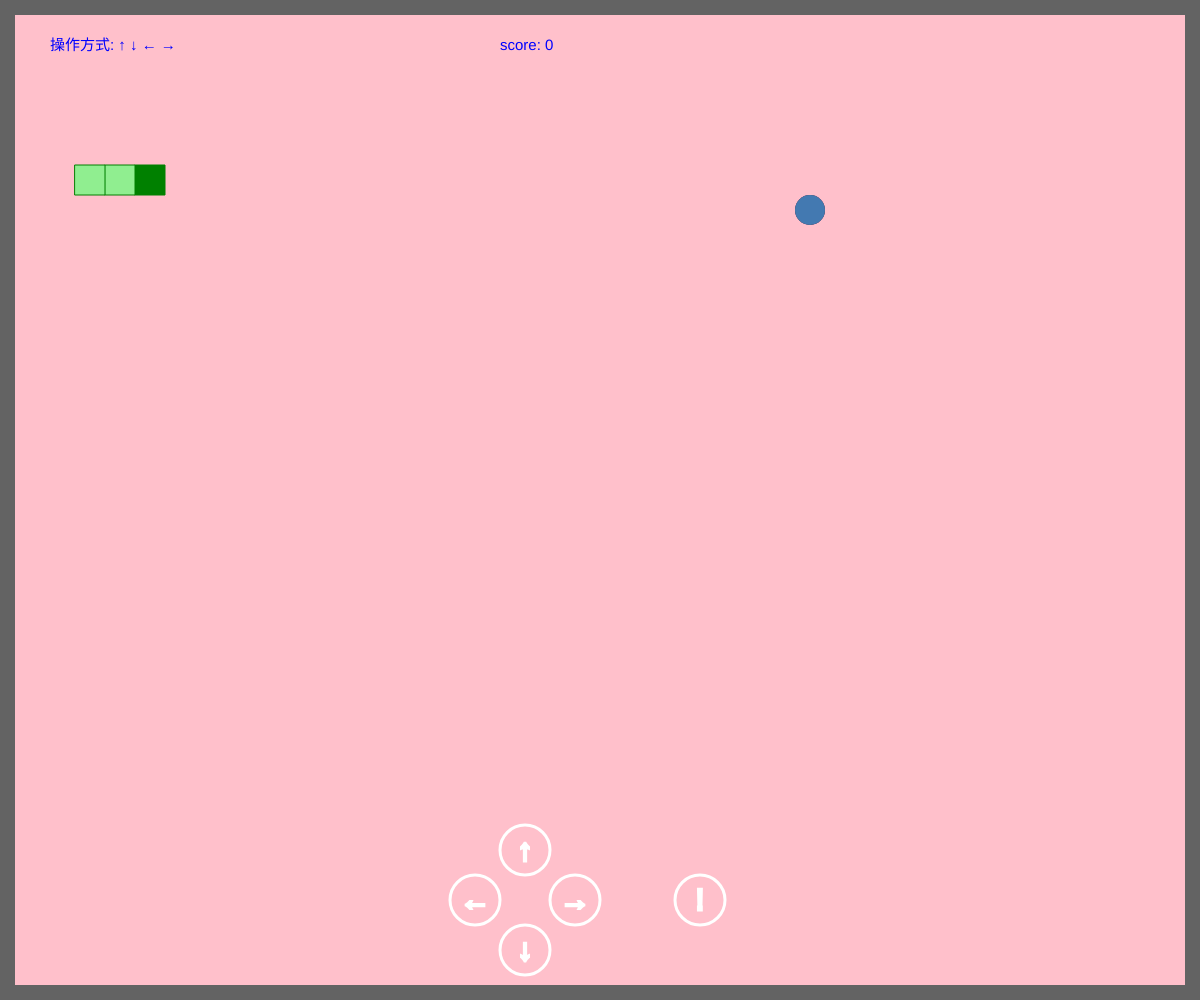
Frame 1 (no input)
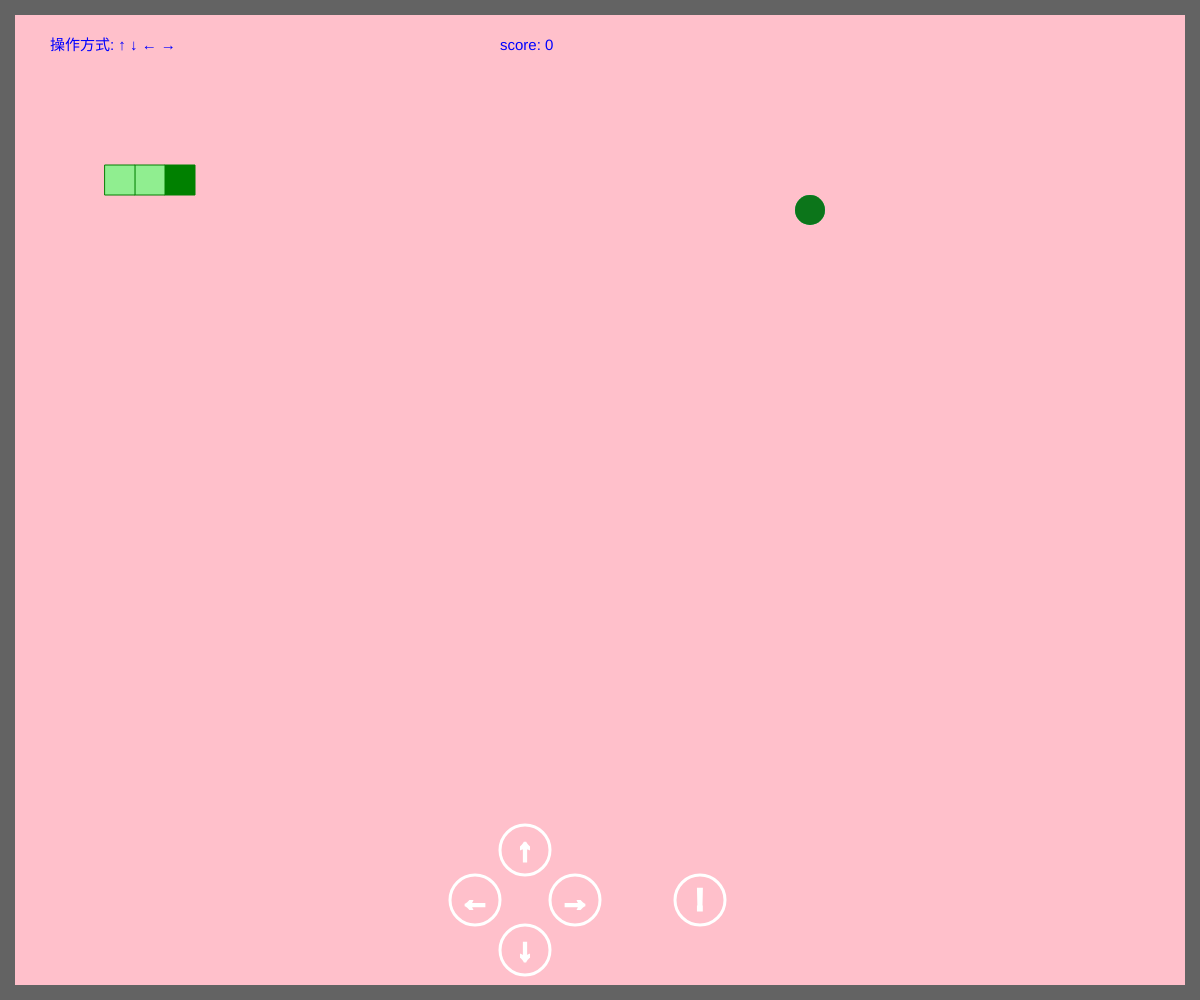
Frame 60 (no input)
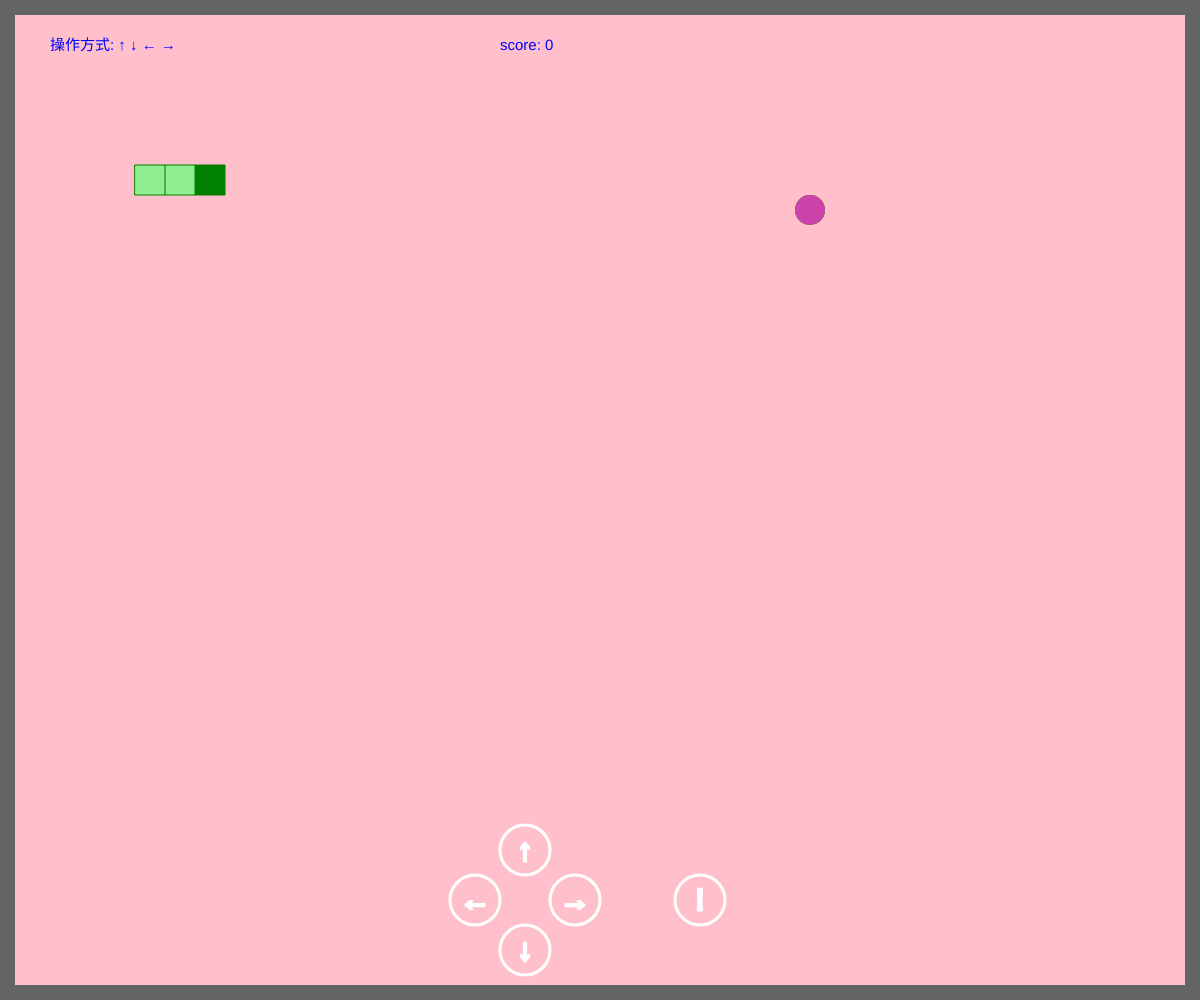
Frame 120 (the mouse pressed at the canvas centre since frame 60)

The p5.js sketch that drew these frames (run headless with seeded random() and noise() and a simulated clock; from frame 60 on, the mouse is pressed at the canvas centre):

// p5.js sketch
// ── sketch.js
/* 设置食物大小和方块大小为 [width - 15 * 2(边框) ] / 10

    用鼠标事件代替触屏事件    
 */


let snake = []; // snake
let section1; // first three parts
let section2;
let section3;
let tempArray = []; // 存放上一个位置的临时数组
let lastSection; //  保存新加入的
let food; // 食物obj
let controller; // 控制吃食物行为
let score; // 分数
let speed;

const drec = ['UP', 'RIGHT', 'DOWN', 'LEFT', 'SPEED_UP'];
const btnName = ['↑', '→', '↓', '←', '!'];

let tapbtns = [];

let directionController;
function setup() {
    createCanvas(windowWidth, windowHeight);
    //initializition
    lastSection = null;
    controller = false;
    directionController = 'POSX'; // 默认正向
    score = 0;
    food = new Food();
    speed = 40;

    section1 = {
        curPos: {
            x: 150,
            y: 180,
            direction: 'POSX'
        }
    };
    section2 = {
        curPos: {
            x: 120,
            y: 180,
            direction: 'POSX'
        }
    };
    section3 = {
        curPos: {
            x: 90,
            y: 180,
            direction: 'POSX'
        }
    };

    snake.push(new Snake(section1, true));
    snake.push(new Snake(section2, true));
    snake.push(new Snake(section3, true));

    // 添加触屏按钮 Tapbtn(drec, posx, posy, btnName)
    tapbtns.push(new Tapbtn(drec[0], width / 2 - 75, height - 150, btnName[0]));
    tapbtns.push(new Tapbtn(drec[1], width / 2 - 25, height - 100, btnName[1]));
    tapbtns.push(new Tapbtn(drec[2], width / 2 - 75, height - 50, btnName[2]));
    tapbtns.push(new Tapbtn(drec[3], width / 2 - 125, height - 100, btnName[3]));
    tapbtns.push(new Tapbtn(drec[4], width / 2 + 100, height - 100, btnName[4]));
}

function draw() {
    background('pink');

    // 显示边界
    push();
    noStroke();
    fill(99);
    rectMode(CORNER);
    rect(0, 0, 15, height);
    rect(0, 0, width, 15);
    rect(width - 15, 0, width, height);
    rect(0, height - 15, width, height);
    pop();

    // 所有的部分都显示
    for (let i = 0; i < snake.length; i++) {
        // 单独显示第一节
        if(i == 0) {
            snake[i].firstShow();
        }else {
            snake[i].show();
        }
        
        food.show();
    }
    for (let i = 0; i < tapbtns.length; i++) {
        tapbtns[i].show();
    }

    // 每隔一定的时间蛇蛇自己动(更新位置)
    // 保存上一个状态的位置， 更新时：第二节以及之后的节都获取上一个状态时前一节的位置来更新
    if (frameCount % speed == 0) {
        // 先把当前值(传值，不传引用)以对象形式保存到数组里,此处只有三个数值，与snake中四个值不同，所以会被视为不同对象
        for (let i = 0; i < snake.length; i++) {
            var tempX = snake[i].curPos.x;
            var tempY = snake[i].curPos.y;
            var tempDirection = snake[i].curPos.direction;
            tempArray.push({ 
                x : tempX,
                y : tempY,
                direction : tempDirection
            });
        }

        // 之后利用保存的临时值更新之后的部分
        for (let i = 1; i < snake.length; i++) {
            snake[i].curPos.x = tempArray[0].x;
            snake[i].curPos.y = tempArray[0].y;
            snake[i].curPos.direction = tempArray[0].direction;
            tempArray.shift();
        }
        // 临时数组还剩一个元素
        tempArray.shift();

        // 之后更新第一个部分
        snake[0].curPos.direction = directionController;
        switch (snake[0].curPos.direction) {
            case 'POSX':
                snake[0].curPos.x += 30;
                break;
            case 'NEGX':
                snake[0].curPos.x -= 30;
                break;
            case 'POSY':
                snake[0].curPos.y += 30;
                break;
            case 'NEGY':
                snake[0].curPos.y -= 30;
                break;
        }
    }

    // 事件， 优化， 相反方向时无效
    // FIXME: 疯狂转向时会撞死
/*     if (keyIsDown(RIGHT_ARROW) && (snake[0].curPos.direction != 'POSX') && (snake[0].curPos.direction != 'NEGX')) {
        snake[0].curPos.direction = 'POSX';
    }
    if (keyIsDown(LEFT_ARROW) && (snake[0].curPos.direction != 'NEGX') && (snake[0].curPos.direction != 'POSX')) {
        snake[0].curPos.direction = 'NEGX';
    }
    if (keyIsDown(UP_ARROW) && (snake[0].curPos.direction != 'NEGY') && (snake[0].curPos.direction != 'POSY')) {
        snake[0].curPos.direction = 'NEGY';
    }
    if (keyIsDown(DOWN_ARROW) && (snake[0].curPos.direction != 'POSY') && (snake[0].curPos.direction != 'NEGY')) {
        snake[0].curPos.direction = 'POSY';
    } */

    // FIX之后版本
    // FIXME: 
    if (snake[0].curPos.direction == 'POSX'){
        if(keyIsDown(UP_ARROW) || tapbtns[0].touched) {
            directionController = 'NEGY';
        }else if(keyIsDown(DOWN_ARROW) || tapbtns[2].touched){
            directionController = 'POSY';
        }else {
            
        }
    }
    if (snake[0].curPos.direction == 'NEGX'){
        if(keyIsDown(UP_ARROW) || tapbtns[0].touched) {
            directionController = 'NEGY';
        }else if(keyIsDown(DOWN_ARROW) || tapbtns[2].touched){
            directionController = 'POSY';
        }else {

        }
    }
    if (snake[0].curPos.direction == 'POSY'){
        if(keyIsDown(LEFT_ARROW) || tapbtns[3].touched) {
            directionController = 'NEGX';
        }else if(keyIsDown(RIGHT_ARROW) || tapbtns[1].touched){
            directionController = 'POSX';
        }else {

        }
    }
    if (snake[0].curPos.direction == 'NEGY'){
        if(keyIsDown(LEFT_ARROW) || tapbtns[3].touched) {
            directionController = 'NEGX';
        }else if(keyIsDown(RIGHT_ARROW) || tapbtns[1].touched){
            directionController = 'POSX';
        }else {

        }
    }
    
    // speed up
    // console.log(tapbtns[4].touched);
    
    if(keyIsDown(32) || tapbtns[4].touched){
        speed = 8;
    }else {
        speed = 40;
    }


    // 判断碰撞(这种控制子方式在于，若使用普通方式判断，碰撞会发生多次)
    for(let i = 0; i < snake.length; i++){
        if(food.collision(snake[i])){
            console.log(controller);
            controller = true;          
        }

    }
    // 控制碰撞之后， 长度+1， 食物重置， 分数++
    if(controller == true) {
        lastSection = {
            curPos : {
                x : snake[snake.length - 1].curPos.x,
                y : snake[snake.length - 1].curPos.y,
                direction : snake[snake.length - 1].curPos.direction
            }
        };
        snake.push(new Snake(lastSection, true));
        food = null;
        food = new Food();
        controller = false;
        score++;
    }

    // 碰撞自己或者边界 结束游戏
    if(snake[0].curPos.x < 15 || snake[0].curPos.x > width - 15 || snake[0].curPos.y < 15 || snake[0].curPos.y > height - 15) {
        dead();
    }
    for(let i = 1; i < snake.length; i++){
        if(snake[0].curPos.x == snake[i].curPos.x &&  snake[0].curPos.y == snake[i].curPos.y){
            dead();
        }
    }

    // 分数部分
    push();
    fill('blue');
    noStroke();
    textSize(15);
    text('score: ' + score, 500, 50);
    text('操作方式: ↑ ↓ ← → ', 50,50);
    pop();
}

// 死亡时的行为
function dead() {
    push();
    fill('red');
    noStroke();
    textSize(40);
    text('棒啊\nscore: ' + score, width / 2 - 80, 200);
    textSize(20);
    text('刷新重玩', width / 2 - 50, height / 1.2 - 30);
    pop();
    noLoop();
}

// 添加touch事件


// ── food.js
function Food() {
    this.x = 30 * round(random(3, floor(width / 30)) - 2);
    this.y = 30 * round(random(3, floor(height / 30)) - 2);


    this.show = function () {
        noStroke();
        fill(random(0, 255), random(0, 255), random(0, 255));
        ellipse(this.x, this.y, 30, 30);
    }

    this.collision = function (obj) {
        if (dist(this.x, this.y, obj.curPos.x, obj.curPos.y) < 30) {
            return true;
        } else {
            return false;
        }
    }
}
// ── snake.js

function Snake(lastSection, canShow) {
    // 当前位置, 和方向 POSX NEGX POSY NEGY 四个方向
    this.curPos = {
        x: lastSection.curPos.x,
        y: lastSection.curPos.y,
        direction: lastSection.curPos.direction,
        canShow: canShow
    };


    this.show = function () {
        if (this.curPos.canShow == true) {
            stroke('green');
            fill('lightgreen');
            rectMode(CENTER);
            rect(this.curPos.x, this.curPos.y, 30, 30);
        }
    }

    this.firstShow = function() {
        if (this.curPos.canShow == true) {
            stroke('green');
            fill('green');
            rectMode(CENTER);
            rect(this.curPos.x, this.curPos.y, 30, 30);
        }
    }

}
 
// ── tapbtn.js
function Tapbtn(drec, posx, posy, btnName) {
    this.x = posx;
    this.y = posy;
    this.d = 50;

    this.touched = false;
    this.show = function () {
        if (dist(this.x, this.y, mouseX, mouseY) < 25 && mouseIsPressed) {
            push();
            stroke(33);
            strokeWeight(3);
            fill(100, 0, 255, 0.6);
            ellipse(this.x, this.y, this.d, this.d);
            textSize(30);
            textAlign(CENTER);
            fill(255);
            text(btnName, this.x, this.y + 10);
            pop();
            this.touched = true;
        } else {
            push();
            stroke(255);
            strokeWeight(3);
            fill(255, 255, 255, 0.2);
            ellipse(this.x, this.y, this.d, this.d);
            textSize(30);
            textAlign(CENTER);
            fill(255);
            text(btnName, this.x, this.y + 10);
            pop();
            this.touched = false;
        }

    }

}
